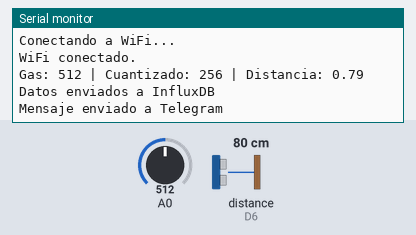
The sketch below on a simulated ESP8266 (NodeMCU). On the bench: the last lines printed to the serial monitor. Wiring (inferred from the names in the program): ultrasonic range finder: trigger D5; echo D6. Inputs (shaded band) come from the test bench; at power-on: distance to the obstacle (sensor on D6) 80 cm, A0 = 512. The echo pulse lasts 58.3 µs per cm; WiFi joins after 1.5 s; servers stay silent unless stated; uploads are accepted with an empty reply; web services answer with replies made up by the test bench.

Above: at 3.7 s.
3.8 s: distance to the obstacle (sensor on D6) set to 2 cm
At 5.06 s:
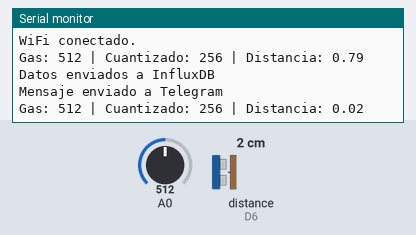
7.0 s: A0 set to 710
At 7.67 s:
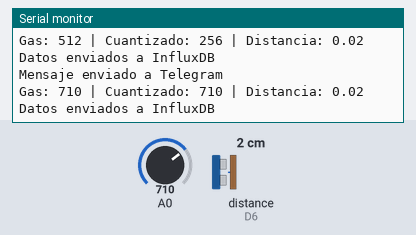
10.2 s: distance to the obstacle (sensor on D6) set to 4 cm
At 10.2 s:
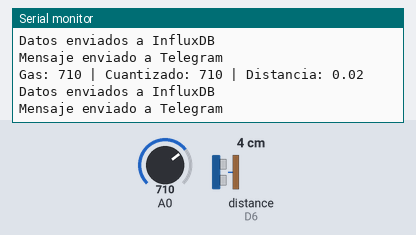
13.4 s: A0 set to 716
At 16.3 s:
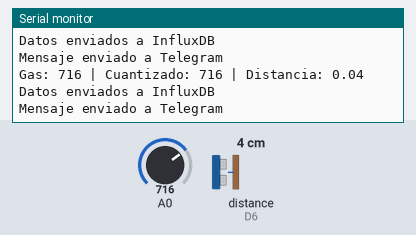
Timing chart, 0 to 17.6 s (numbered marks = the images above; inputs shaded):
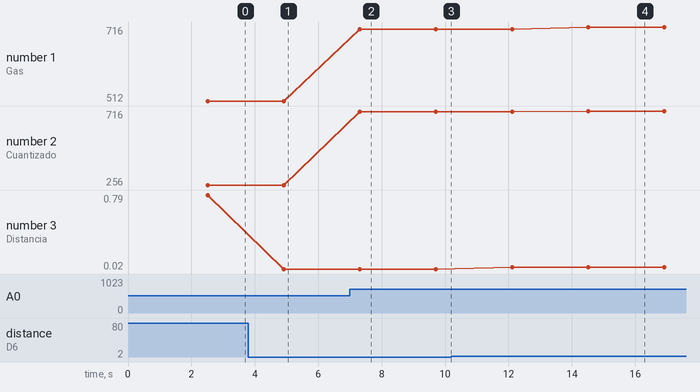

The sketch:

CodigoprAD.ino.ino
```cpp
#include <ESP8266WiFi.h>
#include <ESP8266HTTPClient.h>
#include <WiFiClient.h>
#include <WiFiClientSecure.h>

// ==== CONFIGURACIÓN WIFI ====
const char* ssid = "Netlife-Jhon";
const char* password = "JJEGF2040@";

// ==== CONFIGURACIÓN TELEGRAM ====
const String botToken = "7943482705:AAEoGvwPDeJzs9C_V54oVSvIEUY2UAoae_A";
const String chatId = "7525355456";

// ==== PINS ====
#define TRIG_PIN D5
#define ECHO_PIN D6

// ===== CLIENTES PARA CADA TIPO DE CONEXIÓN =====
WiFiClient clientHttp;           // Para InfluxDB (HTTP)
WiFiClientSecure clientHttps;    // Para Telegram (HTTPS)

// ==== FUNCIÓN MEJORADA DE CODIFICACIÓN URL ====
String urlencode(String str) {
  String encodedString = "";
  char c;
  char code0;
  char code1;
  char code2;
  for (int i = 0; i < str.length(); i++) {
    c = str.charAt(i);
    if (c == ' ') {
      encodedString += '+';
    } else if (isalnum(c)) {
      encodedString += c;
    } else {
      code1 = (c & 0xf) + '0';
      if ((c & 0xf) > 9) {
        code1 = (c & 0xf) - 10 + 'A';
      }
      c = (c >> 4) & 0xf;
      code0 = c + '0';
      if (c > 9) {
        code0 = c - 10 + 'A';
      }
      code2 = '\0';
      encodedString += '%';
      encodedString += code0;
      encodedString += code1;
    }
  }
  return encodedString;
}

// ==== SETUP ====
void setup() {
  Serial.begin(115200);

  pinMode(TRIG_PIN, OUTPUT);
  pinMode(ECHO_PIN, INPUT);

  WiFi.begin(ssid, password);
  while (WiFi.status() != WL_CONNECTED) {
    delay(2500);
    Serial.println("Conectando a WiFi...");
  }
  Serial.println("WiFi conectado.");

  clientHttps.setInsecure();
}

// ==== FUNCIONES PRINCIPALES ====
float leerUltrasonido() {
  digitalWrite(TRIG_PIN, LOW); delayMicroseconds(2);
  digitalWrite(TRIG_PIN, HIGH); delayMicroseconds(10);
  digitalWrite(TRIG_PIN, LOW);
  long duracion = pulseIn(ECHO_PIN, HIGH);
  float distancia = (duracion * 0.034 / 2.0) / 100;
  return distancia;
}

int leerGas() {
  return analogRead(A0);
}

int cuantizarAdaptativamente(int valor) {
  if (valor < 300) return valor / 4;
  else if (valor < 700) return valor / 2;
  else return valor;
}

void enviarInflux(float gas, float distancia, int gasCuant) {
  if (WiFi.status() == WL_CONNECTED) {
    HTTPClient http;
    http.begin(clientHttp, "http://192.168.100.11:8086/write?db=sensores");
    http.addHeader("Content-Type", "text/plain");

    String payload = "mediciones sensorHUMO=" + String(gas) +
                     ",sensorHUMOcuantizado=" + String(gasCuant) +
                     ",sensorDISTANCIA=" + String(distancia);

    int httpCode = http.POST(payload);
    if (httpCode > 0) {
      Serial.println("Datos enviados a InfluxDB");
    } else {
      Serial.println("Error al enviar a InfluxDB");
    }
    http.end();
  }
}

void enviarAlertaTelegram(String mensaje) {
  if (WiFi.status() == WL_CONNECTED) {
    HTTPClient http;
    String url = "https://api.telegram.org/bot" + botToken +
                 "/sendMessage?chat_id=" + chatId +
                 "&text=" + urlencode(mensaje);

    http.begin(clientHttps, url);  // USA HTTPS aquí
    int httpCode = http.GET();
    if (httpCode == 200) {
      Serial.println("Mensaje enviado a Telegram");

    } else {
      Serial.println("Error al enviar mensaje");

    }
    http.end();
  }
}

// ==== LOOP PRINCIPAL ====
void loop() {
  float distancia = leerUltrasonido();
  int gas = leerGas();
  int gasCuant = cuantizarAdaptativamente(gas);

  Serial.print("Gas: "); Serial.print(gas);
  Serial.print(" | Cuantizado: "); Serial.print(gasCuant);
  Serial.print(" | Distancia: "); Serial.println(distancia);

  enviarInflux(gas, distancia, gasCuant);

  // ==== ALERTAS PERSONALIZADAS ====
  if (gas > 200 && distancia < 0.50) {
    enviarAlertaTelegram("⚠️ ALERTA: gas elevado y objeto muy cerca.");
  } else if (gas > 200) {
    enviarAlertaTelegram("⚠️ ALERTA: Presencia de HUMO detectada.");
  } else if (distancia < 0.50) {
    enviarAlertaTelegram("⚠️ ALERTA: Objeto muy CERCA detectado.");
  }

  delay(2000);  // Esperar 2 segundos entre lecturas
}
```

Measured:
- after the input at 3.8 s, the serial monitor: prints a new line after 1.1 s (image 1)
- after the input at 7.0 s, the serial monitor: prints a new line after 0.31 s (image 2)
- after the input at 13.4 s, the serial monitor: prints a new line after 1.1 s (image 4)
- plotted number 1: 512 → 710 after the input at 7.0 s, 710 → 716 after the input at 13.4 s
- plotted number 2: 256 → 710 after the input at 7.0 s, 710 → 716 after the input at 13.4 s
- plotted number 3: 0.79 → 0.02 after the input at 3.8 s, 0.02 → 0.04 after the input at 10.2 s
